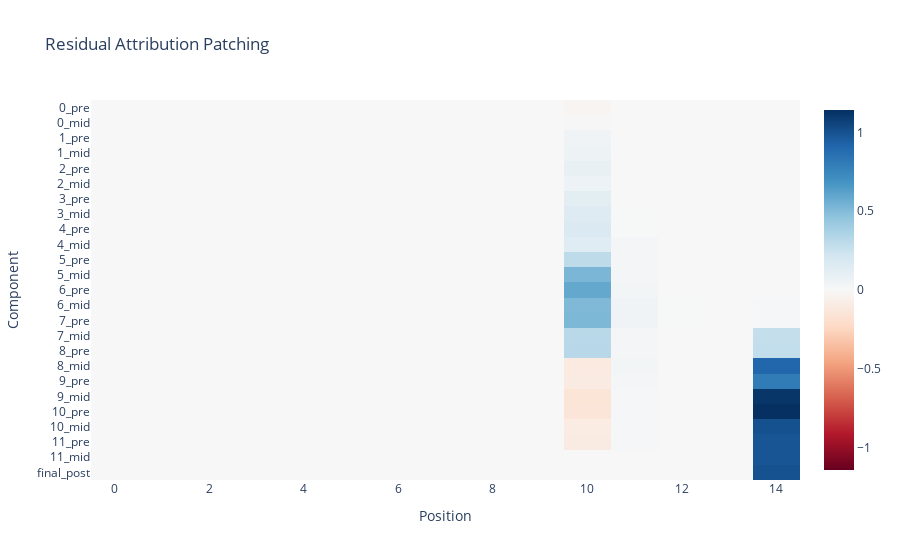

Here is the notebook cell this chart was saved with:
### Markdown cell above
## Attribution Patching
 In the following sections, I will implement various kinds of attribution patching, and then compare them to the activation patching patterns (activation patching code copied from [Exploratory Analysis Demo](https://neelnanda.io/exploratory-analysis-demo))
 ### Residual Stream Patching
 <details><summary>Note: We add up across both d_model and batch (Explanation).</summary>
 We add up along d_model because we're taking the dot product - the derivative *is* the linear map that locally linearly approximates the metric, and so we take the dot product of our change vector with the derivative vector. Equivalent, we look at the effect of changing each coordinate independently, and then combine them by adding it up - it's linear, so this totally works.
 We add up across batch because we're taking the average of the metric, so each individual batch element provides `1/batch_size` of the overall effect. Because each batch element is independent of the others and no information moves between activations for different inputs, the batched version is equivalent to doing attribution patching separately for each input, and then averaging - in this second version the metric per input is *not* divided by batch_size because we don't average.</details>

### Code cell
def attr_patch_residual(
    clean_cache: ActivationCache,
    corrupted_cache: ActivationCache,
    corrupted_grad_cache: ActivationCache,
) -> TT["component", "pos"]:
    clean_residual, residual_labels = clean_cache.accumulated_resid(
        -1, incl_mid=True, return_labels=True
    )
    corrupted_residual = corrupted_cache.accumulated_resid(
        -1, incl_mid=True, return_labels=False
    )
    corrupted_grad_residual = corrupted_grad_cache.accumulated_resid(
        -1, incl_mid=True, return_labels=False
    )
    residual_attr = einops.reduce(
        corrupted_grad_residual * (clean_residual - corrupted_residual),
        "component batch pos d_model -> component pos",
        "sum",
    )
    return residual_attr, residual_labels


residual_attr, residual_labels = attr_patch_residual(
    clean_cache, corrupted_cache, corrupted_grad_cache
)
imshow(
    residual_attr,
    y=residual_labels,
    yaxis="Component",
    xaxis="Position",
    title="Residual Attribution Patching",
)

# ### Layer Output Patching

### Figure 1 — Plotly figure (JSON) as saved in the notebook; plotly's stock layout.template omitted (floating-point values rounded to 4 significant figures; data arrays with more than 128 entries replaced by an {"elided": "..."} marker saying what was removed)
{"data": [{"coloraxis": "coloraxis", "hovertemplate": "x: %{x}<br>y: %{y}<br>color: %{z}<extra></extra>", "name": "0", "type": "heatmap", "xaxis": "x", "y": ["0_pre", "0_mid", "1_pre", "1_mid", "2_pre", "2_mid", "3_pre", "3_mid", "4_pre", "4_mid", "5_pre", "5_mid", "6_pre", "6_mid", "7_pre", "7_mid", "8_pre", "8_mid", "9_pre", "9_mid", "10_pre", "10_mid", "11_pre", "11_mid", "final_post"], "yaxis": "y", "z": {"elided": "25x15 float values"}}], "layout": {"coloraxis": {"cmid": 0, "colorscale": [[0, "rgb(103,0,31)"], [0.1, "rgb(178,24,43)"], [0.2, "rgb(214,96,77)"], [0.3, "rgb(244,165,130)"], [0.4, "rgb(253,219,199)"], [0.5, "rgb(247,247,247)"], [0.6, "rgb(209,229,240)"], [0.7, "rgb(146,197,222)"], [0.8, "rgb(67,147,195)"], [0.9, "rgb(33,102,172)"], [1, "rgb(5,48,97)"]]}, "title": {"text": "Residual Attribution Patching"}, "xaxis": {"anchor": "y", "domain": [0, 1], "title": {"text": "Position"}}, "yaxis": {"anchor": "x", "autorange": "reversed", "domain": [0, 1], "title": {"text": "Component"}}}}
